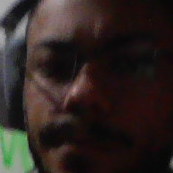
#> input picture dataset/Felipe/000.png, 173 x 173 px
$ python -i face.py   (imports and definitions only)
#> lines starting #> are read from the running program, lines starting #| are printed output that depends on the picture
#> further down, picture is the input picture: shape (173, 173, 3); mean B, G, R 34.2, 37.3, 46.6
#> (reads rotulos.json from the repository)
"""Detecção e reconhecimento facial.

Abordagem: detecção com Haar Cascade (Viola-Jones) + reconhecimento com LBPH
(Local Binary Patterns Histograms, cv2.face). Escolhida por rodar em CPU, sem GPU e
com poucas fotos por pessoa. Limitações: sensível a iluminação, pose e expressão;
funciona melhor com 15-30 fotos por pessoa em condições variadas.
Em LBPH, o valor retornado é uma DISTÂNCIA: quanto menor, mais parecido.
"""
import json
import os
import time
from typing import List, Optional, Tuple

import cv2
import numpy as np

PASTA_DATASET = "dataset"
ARQ_MODELO = "modelo_lbph.yml"
ARQ_ROTULOS = "rotulos.json"
TAMANHO_FACE = (200, 200)
LIMIAR_PADRAO = 70.0  # distância máxima aceita como "reconhecido"
EXTENSOES = (".jpg", ".jpeg", ".png", ".bmp")

_detector = None


def _get_detector():
    """Carrega (uma única vez) o Haar Cascade frontal do OpenCV."""
    global _detector
    if _detector is None:
        if not hasattr(cv2, "CascadeClassifier"):
            raise RuntimeError("Esta versão do OpenCV não tem CascadeClassifier (OpenCV 5.x removeu). "
                               "Instale a versão 4.x: pip install \"opencv-contrib-python>=4.8,<5\"")
        _detector = cv2.CascadeClassifier(cv2.data.haarcascades + "haarcascade_frontalface_default.xml")
        if _detector.empty():
            raise RuntimeError("Não foi possível carregar o Haar Cascade do OpenCV.")
    return _detector


def _tem_contrib() -> bool:
    return hasattr(cv2, "face") and hasattr(cv2.face, "LBPHFaceRecognizer_create")


def detectar_faces(img: np.ndarray, escala: float = 1.2, vizinhos: int = 5,
                   tamanho_min: int = 60) -> List[Tuple[int, int, int, int]]:
    """Retorna lista de caixas (x, y, w, h)."""
    cinza = img if img.ndim == 2 else cv2.cvtColor(img, cv2.COLOR_BGR2GRAY)
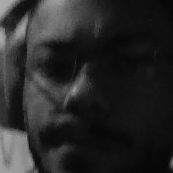
#> cinza: shape (173, 173); min 3, max 175, mean 39.7
    cinza = cv2.equalizeHist(cinza)
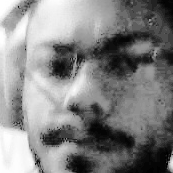
#> cinza: shape (173, 173); min 0, max 255, mean 131
    faces = _get_detector().detectMultiScale(cinza, scaleFactor=escala, minNeighbors=vizinhos,
                                             minSize=(tamanho_min, tamanho_min))
    return [tuple(int(v) for v in f) for f in faces]


# [6 lines left out: function preparar_face, not called in this run]


def desenhar_deteccoes(img: np.ndarray, caixas, rotulos=None) -> np.ndarray:
    saida = img.copy() if img.ndim == 3 else cv2.cvtColor(img, cv2.COLOR_GRAY2BGR)
    for i, (x, y, w, h) in enumerate(caixas):
        cor = (0, 255, 0)
        texto = rotulos[i] if rotulos else None
        if texto and texto.startswith("Desconhecido"):
            cor = (0, 0, 255)
        cv2.rectangle(saida, (x, y), (x + w, y + h), cor, 2)
        if texto:
            cv2.putText(saida, texto, (x, max(15, y - 8)), cv2.FONT_HERSHEY_SIMPLEX, 0.6, cor, 2, cv2.LINE_AA)
    return saida


# ---------------------------------------------------------------- cadastro
def nome_seguro(nome: str) -> str:
    return "".join(c for c in nome.strip() if c.isalnum() or c in " _-").strip().replace(" ", "_")


# [112 lines left out: functions cadastrar_por_webcam, cadastrar_de_pasta, treinar, not called in this run]


class Reconhecedor:
    """Carrega o modelo treinado e identifica rostos em quadros."""

    def __init__(self, limiar: float = LIMIAR_PADRAO):
        if not _tem_contrib():
            raise RuntimeError("opencv-contrib-python não instalado.")
        if not (os.path.isfile(ARQ_MODELO) and os.path.isfile(ARQ_ROTULOS)):
            raise FileNotFoundError("Modelo não treinado. Use a opção de treinar primeiro.")
        self.rec = cv2.face.LBPHFaceRecognizer_create()
        self.rec.read(ARQ_MODELO)
        with open(ARQ_ROTULOS, encoding="utf-8") as f:
            self.nomes = json.load(f)
        self.limiar = limiar

    def identificar(self, img: np.ndarray):
        """Retorna lista de (caixa, nome, distancia). nome='Desconhecido' se acima do limiar."""
        resultado = []
        for caixa in detectar_faces(img):
            id_, dist = self.rec.predict(preparar_face(img, caixa))
            nome = self.nomes[id_] if dist <= self.limiar and id_ < len(self.nomes) else "Desconhecido"
            resultado.append((caixa, nome, float(dist)))
#> this loop made 0 passes
#> after the loop, resultado = []
        return resultado

    def anotar(self, img: np.ndarray):
        res = self.identificar(img)
#> res = []
        rotulos = [f"{n} ({d:.0f})" if n != "Desconhecido" else "Desconhecido" for _, n, d in res]
#> rotulos = []
        return desenhar_deteccoes(img, [c for c, _, _ in res], rotulos), res


# [24 lines left out: function reconhecer_em_video, not called in this run]

>>> import cv2
>>> picture = cv2.imread('dataset/Felipe/000.png')
>>> result = Reconhecedor().anotar(picture)
